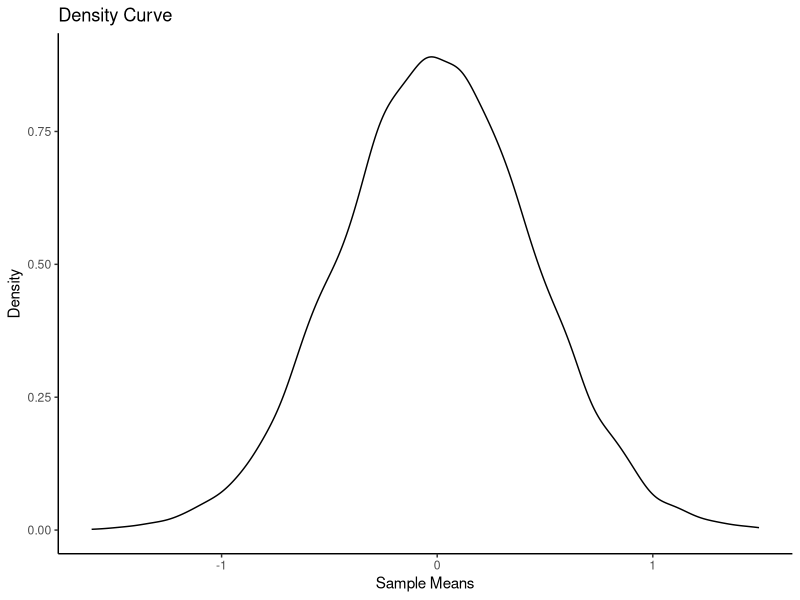
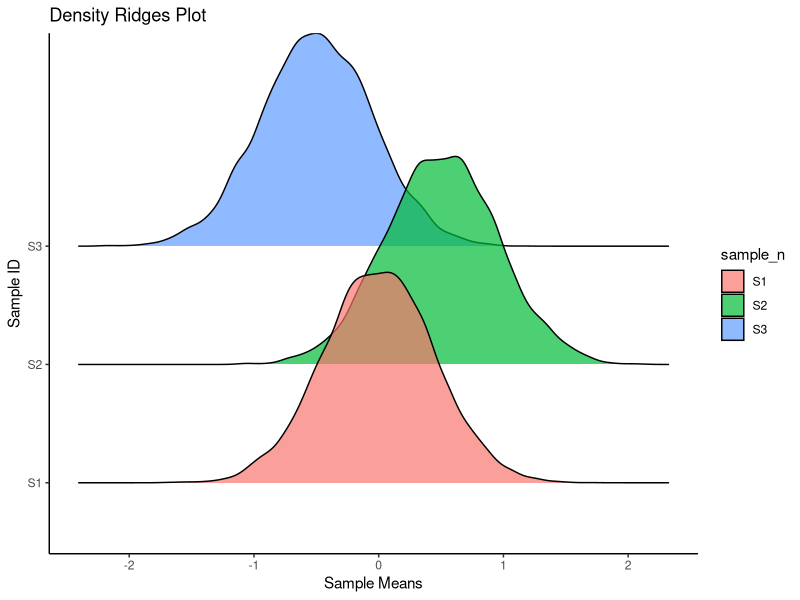
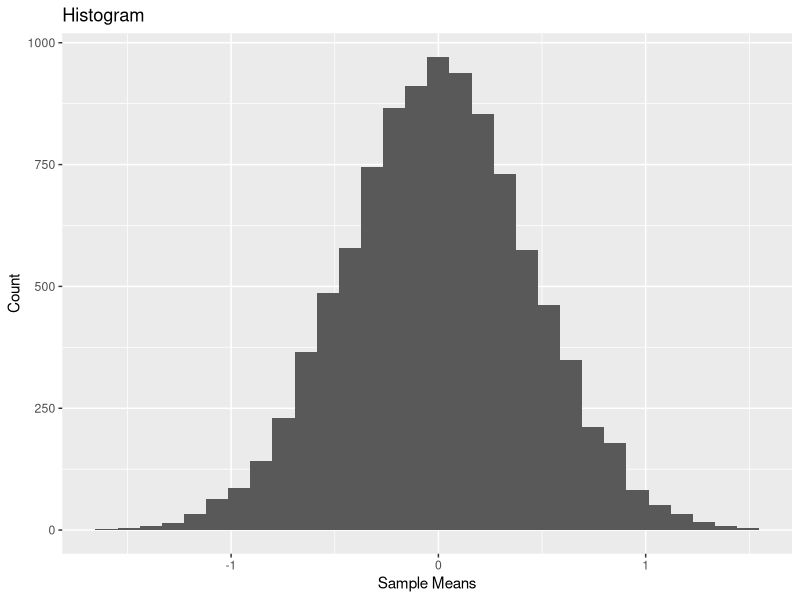

Reproduce these figures in R, in order.
## ---- chunk 1
library(tidyverse)

set.seed(0)

n = 10000

sample_means = rep(NA, n)

for(i in 1:n){
  sample_means[i] = mean(rnorm(20, mean=0, sd=2))
}


sample_means_df <- data.frame(sample_means)
 
sample_means_df %>%
   ggplot(aes(sample_means)) + 
   geom_density(size = .5) +
   labs(title = "Density Curve", x = "Sample Means", y = "Density") + 
   theme_classic()
  
## ---- chunk 2
library(ggridges)
# create column one for df
set.seed(1)

n1 = 10000

sample_means = rep(NA, n)

for(i in 1:n){
  sample_means[i] = mean(rnorm(20, mean=0, sd=2))
}

sample_means1 <- data.frame(sample_means)
# create column two for df
set.seed(2)

n2 = 10000

sample_means = rep(NA, n)

for(i in 1:n){
  sample_means[i] = mean(rnorm(20, mean=0.5, sd=2))
}

sample_means2 <- data.frame(sample_means)

# create column three for df
set.seed(3)

n = 10000

sample_means = rep(NA, n)

for(i in 1:n){
  sample_means[i] = mean(rnorm(20, mean=-0.5, sd=2))
}

sample_means3 <- data.frame(sample_means) 

# prepare all 3 dfs to be combined into one

sample_means1 <- sample_means1 %>%
  mutate(sample_n = "S1")

sample_means2 <- sample_means2 %>%
  mutate(sample_n = "S2")

sample_means3 <- sample_means3 %>%
  mutate(sample_n = "S3")

samples_df <- sample_means1 %>%
  bind_rows(sample_means2) %>%
  bind_rows(sample_means3)
## ---- chunk 3
samples_df %>%
  ggplot(aes(x = sample_means, y = sample_n, fill = sample_n)) +
  geom_density_ridges(alpha = .7) + 
  labs(title = "Density Ridges Plot", x ="Sample Means", y = "Sample ID") +
  theme_classic()
## ---- chunk 4
sample_means_df %>%
  ggplot(aes(x = sample_means)) +
  geom_histogram(bins = 30) +
  labs(title = "Histogram", y = "Count", x = "Sample Means")
